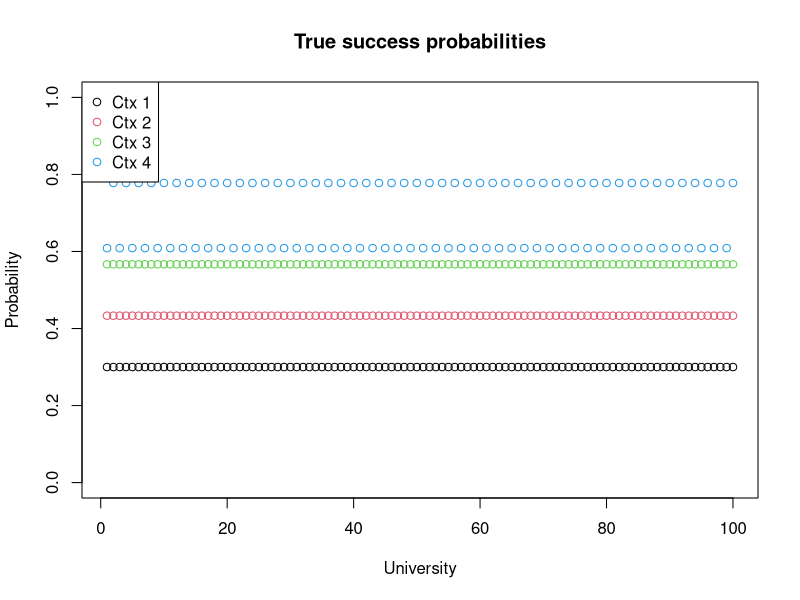
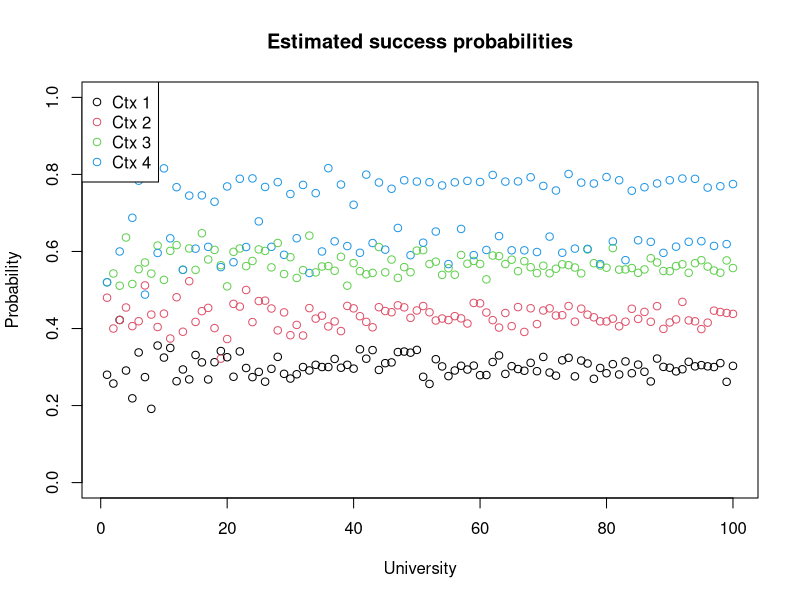
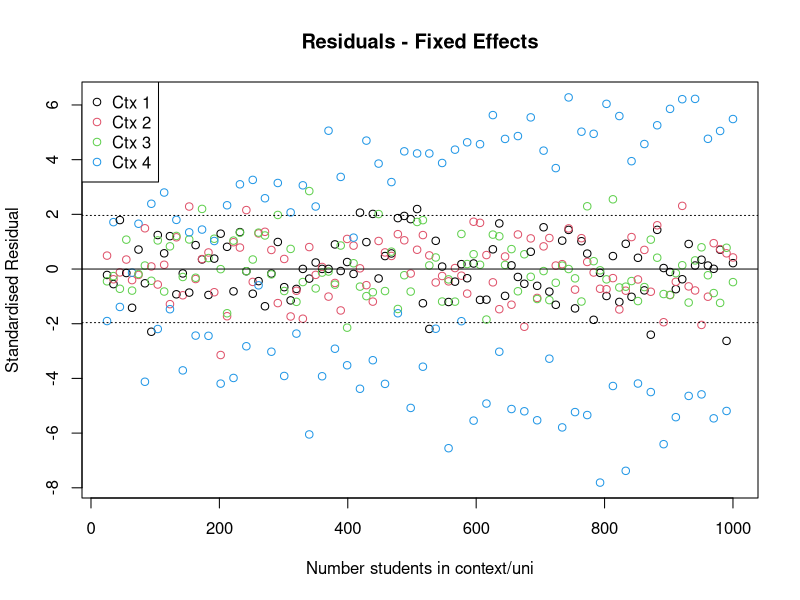

These figures' R source, in order:
## ---- chunk 1
knitr::opts_chunk$set(echo = TRUE)
## ---- chunk 2
require(lme4)
## ---- chunk 3
Nuni=100
Nctx=4
Uni=rep(1:Nuni,each=Nctx)
# Now have systematic variation in Number of students
Nstud=rep(round(seq(25,1000,len=Nuni)),each=Nctx)
Context=rep(1:Nctx,Nuni)
# Will need these for later modelling
Context.f=factor(Context)
Uni.f=factor(Uni)
## ---- chunk 4
Logit=function(p)log(p/(1-p))
InvLogit=function(x)exp(x)/(1+exp(x))
# Add uni-specific context effect at every 5'th uni
Succ=InvLogit(rep(Logit(seq(0.3,0.7,len=4)),Nuni)+Logit(rep(c(0.5,0.5,0.5,  0.4  ,0.5,0.5,0.5,  0.6  ),Nuni/2)))
# Adjust 0.3,0.7 to change context effect, change 0.4 and 0.6 to alter context-4 uni-odd/even effect
# The more similar the less the effect (e.g. 0.5,0.5 would be no effect)

plot(Uni,Succ,col=1:4,ylim=c(0,1),
      main="True success probabilities",
      xlab="University",ylab="Probability");
legend(x='topleft',legend=c("Ctx 1","Ctx 2","Ctx 3","Ctx 4"),pch=1,col=1:4)

# One realisation of data...
Y=rbinom(n=Nuni*Nctx,size = Nstud,prob = Succ)

plot(Uni,Y/Nstud,col=1:4,ylim=c(0,1),
      main="Estimated success probabilities",
      xlab="University",ylab="Probability");
legend(x='topleft',legend=c("Ctx 1","Ctx 2","Ctx 3","Ctx 4"),pch=1,col=1:4)

## ---- chunk 5
Succ[1:4]
Succ[5:8]
Succ[8]-Succ[4]
## ---- chunk 6
Logit(Succ[1:4])
Logit(Succ[5:8])
## ---- chunk 7
mod = glm(cbind(Y,Nstud-Y) ~ -1 + Context.f, family="binomial")
print(mod)
## ---- chunk 8
Res=residuals(mod,type="pearson",scaled=TRUE)
plot(Nstud,Res,col=1:4,
      main="Residuals - Fixed Effects",
      xlab="Number students in context/uni",ylab="Standardised Residual");
legend(x='topleft',legend=c("Ctx 1","Ctx 2","Ctx 3","Ctx 4"),pch=1,col=1:4)
abline(h=0);abline(h=c(-1.96,1.96),lty=3)
#qqnorm(Res,col=1:4);abline(0,1)
